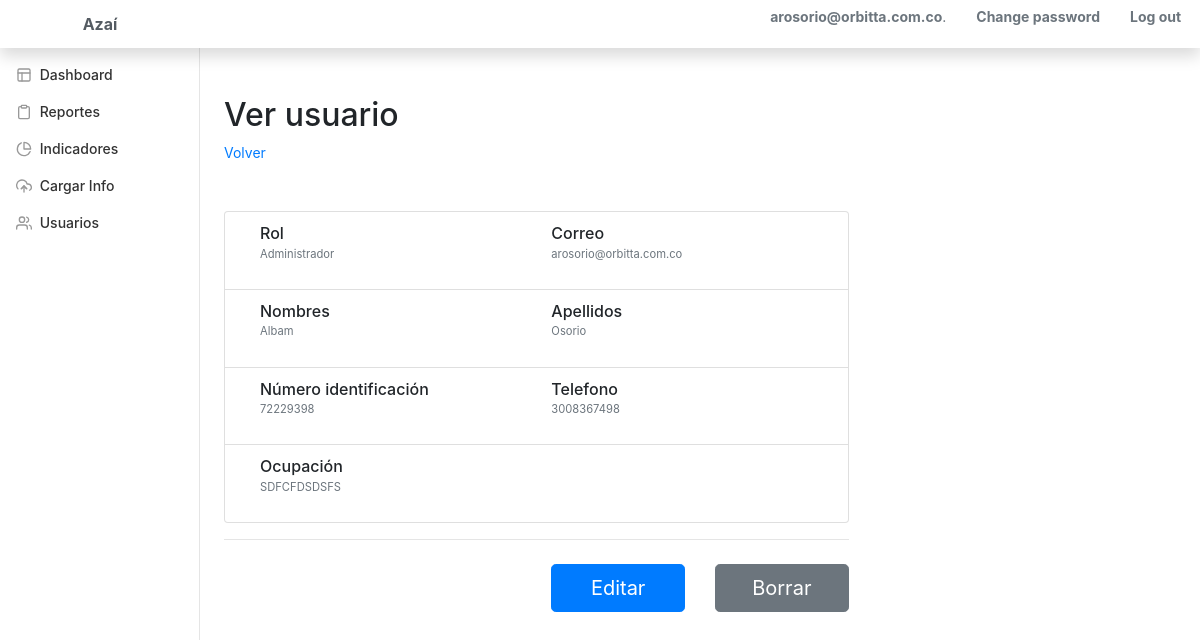
Page /azai/usuarios/view/1 (signed in) on the earlier database version.
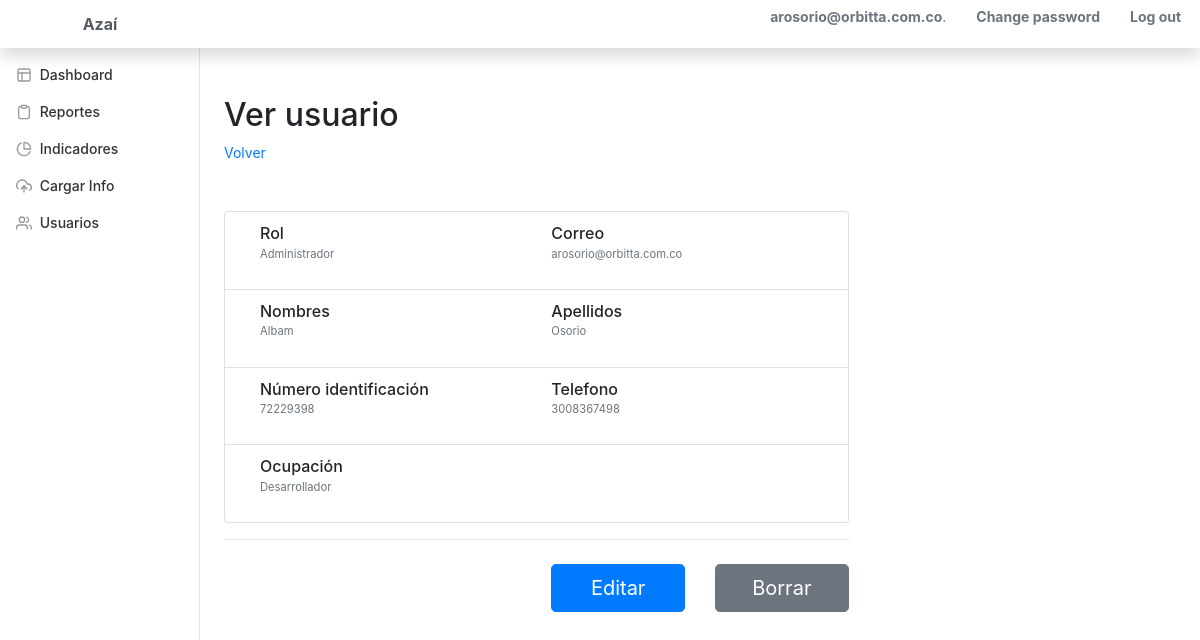
Same page on the later database version.
### usuarios/models.py (models this page shows, shortened)
class Usuario(AbstractUser):
    username = None
    email = models.EmailField(_('email address'), unique=True) # changes email to unique and blank to false
    numero_identificacion = models.CharField(_('número identificación'), max_length=10, unique=True, blank=False, null=False)
    telefono = models.CharField(_('telefono'), max_length=50, blank=False, null=False)
    ocupacion = models.CharField(_('ocupación'), max_length=50, blank=True, null=False)
    fecha_creacion = models.DateTimeField(_('creado'), auto_now_add=True)
    fecha_modificacion = models.DateTimeField(_('modificado'), auto_now=True)
    grupo = models.ForeignKey(
        Group,
        verbose_name=_('grupo'),
        on_delete=models.PROTECT,
        null=True,
        help_text=_(
            'The groups this user belongs to. A user will get all permissions '
            'granted to each of their groups.'
        ),
    )
    objects = UsuarioManager()
    USERNAME_FIELD = 'email'
    REQUIRED_FIELDS = ['first_name', 'last_name', 'numero_identificacion', 'telefono' ] # removes email from REQUIRED_FIELDS

### usuarios/views.py (the view)
# urls.py: path('view/<int:pk>', views.UsuarioView.as_view(), name='usuario_view'),
class UsuarioView(LoginRequiredMixin, DetailView):
    model = Usuario

### templates/usuarios/usuario_detail.html (shortened to what this page needs)
{% extends 'base_detail.html' %}
{% block subtitle %}<h2>Ver usuario</h2>{% endblock subtitle %}
{% block url_back %}{% url 'usuario_list' %}{% endblock url_back %}
{% block detail_content%}
<ul class="list-group mb-3">
    <li class="list-group-item d-flex justify-content-between lh-condensed">
        <div class="col-md-6 mb-3">
            <h6 class="my-0">Rol</h6>
            <small class="text-muted">{{ object.grupo }}</small>
        </div>
        <div class="col-md-6 mb-3">
            <h6 class="my-0">Correo</h6>
            <small class="text-muted">{{ object.email }}</small>
        </div>
    </li>
    <li class="list-group-item d-flex justify-content-between lh-condensed">
        <div class="col-md-6 mb-3">
            <h6 class="my-0">Nombres</h6>
            <small class="text-muted">{{ object.first_name }}</small>
        </div>
        <div class="col-md-6 mb-3">
            <h6 class="my-0">Apellidos</h6>
            <small class="text-muted">{{ object.last_name }}</small>
        </div>
    </li>
    <li class="list-group-item d-flex justify-content-between lh-condensed">
        <div class="col-md-6 mb-3">
            <h6 class="my-0">Número identificación</h6>
            <small class="text-muted">{{ object.numero_identificacion }}</small>
        </div>
        <div class="col-md-6 mb-3">
            <h6 class="my-0">Telefono</h6>
            <small class="text-muted">{{ object.telefono }}</small>
        </div>
    </li>
    <li class="list-group-item d-flex justify-content-between lh-condensed">
        <div class="col-md-6 mb-3">
            <h6 class="my-0">Ocupación</h6>
            <small class="text-muted">{{ object.ocupacion }}</small>
        </div>
    </li>
</ul>
<hr class="mb-4">
<div class="row">
    <div class="col-md-6 mb-3">
    </div>
    <div class="col-md-3 mb-2">
        <a class="btn btn-primary btn-lg btn-block" href="{% url 'usuario_edit' pk=object.id %}" role="button">Editar</a>
    </div>
    <div class="col-md-3 mb-2">
        <a class="btn btn btn-secondary btn-lg btn-block" href="{% url 'usuario_delete' pk=object.id %}" role="button" data-toggle="modal" data-target="#confirm-delete">Borrar</a>
    </div>
</div>
{% endblock detail_content %}

### templates/base.html (shortened to what this page needs)
<!DOCTYPE html>
{% load i18n %}
{% load static %}
{% get_current_language as LANGUAGE_CODE %}
<html lang="{{ LANGUAGE_CODE|default:"es-co" }}">
<head>
    {% block css_bootstrap %}
    <link rel="stylesheet" href="https://stackpath.bootstrapcdn.com/bootstrap/4.1.2/css/bootstrap.min.css">
    {% endblock css_bootstrap %}
    {% block css_site %}
    <link rel="stylesheet" href="{% static 'css/styles.css' %}">
    {% endblock css_site %}
    {% block css %}
    {% endblock css %}
</head>
<body class="{% block body_class %}bg-blue{% endblock body_class %}">
    {% block topbar %}
    <nav class="{% block topbar_class %}navbar fixed-top flex-md-nowrap navbar-expand-lg navbar-white bg-white shadow p-0{% endblock topbar_class %}">
      <a class="navbar-brand bg-white col-sm-3 col-md-2 text-center font-weight-bold text-secondary" href="{% url 'home' %}">{% block brand %}Azaí{% endblock brand %}</a>
      {% if user.is_authenticated %}
        <ul class="navbar-nav ml-auto">
            <li class="nav-item text-nowrap">
              {% block welcome_msg %}
              <p class="col-sm-3 col-md-2 text-muted">
                  <strong>{{ user.email }}</strong>.
              </p>
              {% endblock welcome_msg %}
          </li>
          <li class="nav-item text-nowrap">
              <a class="col-sm-3 col-md-2 font-weight-bold text-secondary" href="{% url 'password_change' %}">{% trans 'Change password' %}</a>
          </li>
          <li class="nav-item text-nowrap">
              <a class="col-sm-3 col-md-2 font-weight-bold text-secondary" href="{% url 'logout' %}">{% trans 'Log out' %}</a>
          </li>
          <li class="nav-item text-nowrap">
          </li>
        </ul>
      {% else %}
        <ul class="navbar-nav">
          <li class="nav-item text-nowrap">
            <a class="col-sm-3 col-md-2 font-weight-bold text-secondary" href="{% url 'login' %}">{% trans 'Log in' %}</a>
          </li>
        </ul>
      {% endif %}
    </nav>
    {% endblock topbar %}
    {% block container %}
      <div class="container-fluid">
        <div class="row">
          {% block left_sidebar %}
          <nav class="{% block left_sidebar_class %}col-md-2 d-none d-md-block bg-white sidebar{% endblock left_sidebar_class %}">
            {% include 'base/left_sidebar.html'%}
          </nav>
          {% endblock left_sidebar %}
          <main role="main" class="{% block main_class %}col-md-9 ml-sm-auto col-lg-10 px-4{% endblock main_class %}">
            {% block content %}
            {% endblock content %}
          </main>
          <br class="clear" />
        </div>
      </div>
    {% endblock container %}
</body>
</html>

Differences in the rows shown:
changed Usuario "arosorio@orbitta.com.co": ocupacion "SDFCFDSDSFS" → "Desarrollador"
